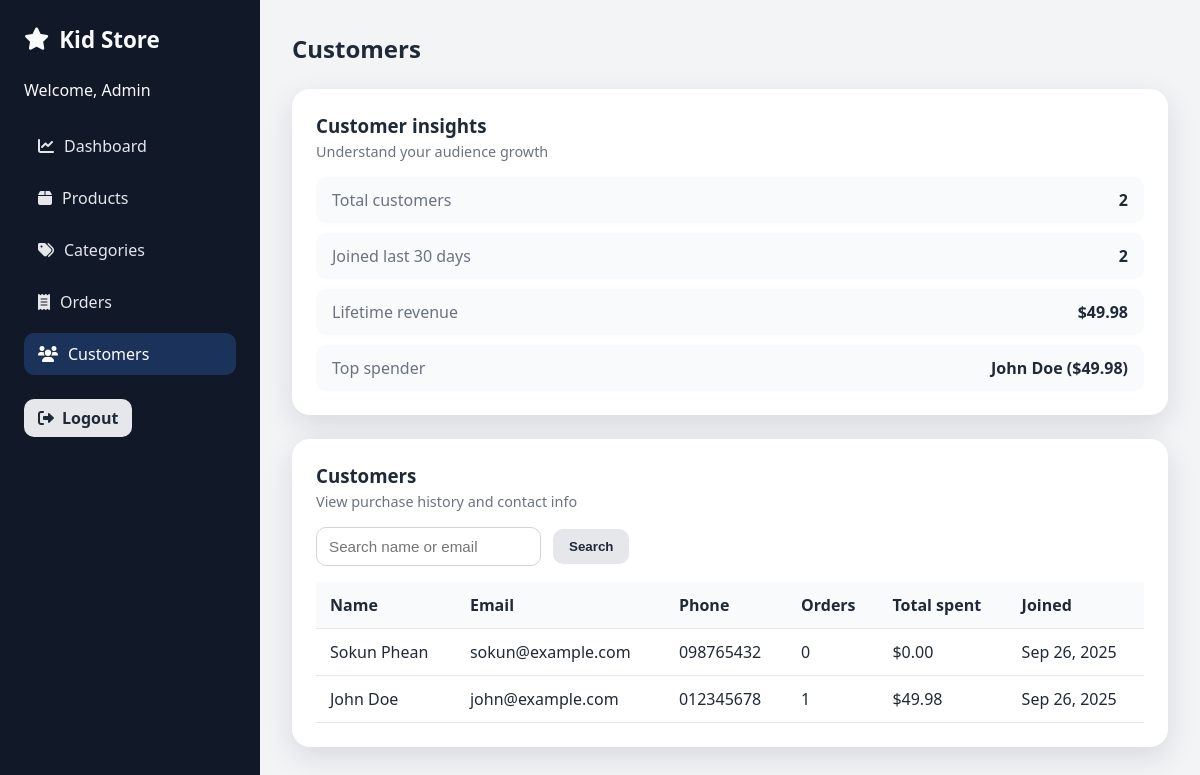
Page /backend/customers.php (signed in) on the committed database.
### tables this page shows
CREATE TABLE IF NOT EXISTS `tbl_users` (
  `user_id` int NOT NULL AUTO_INCREMENT,
  `name` varchar(100) NOT NULL,
  `email` varchar(100) NOT NULL,
  `password` varchar(255) NOT NULL,
  `phone` varchar(20) DEFAULT NULL,
  `address` text,
  `is_admin` tinyint(1) DEFAULT '0',
  `created_at` timestamp NULL DEFAULT CURRENT_TIMESTAMP,
  `updated_at` timestamp NULL DEFAULT CURRENT_TIMESTAMP ON UPDATE CURRENT_TIMESTAMP,
  PRIMARY KEY (`user_id`),
  UNIQUE KEY `email` (`email`)
);

### backend/customers.php (called while the page is built)
<?php
require __DIR__ . '/pages/customers.php';

### includes/admin.php (called while the page is built, shortened)
<?php
function kidstore_admin_customer_glance(): array
{
    $pdo = kidstore_get_pdo();
    $row = $pdo->query(
        'SELECT COUNT(*) AS total,
                SUM(CASE WHEN created_at >= DATE_SUB(NOW(), INTERVAL 30 DAY) THEN 1 ELSE 0 END) AS new_customers,
                COALESCE(SUM(total_spent), 0) AS gross_revenue
         FROM (
            SELECT u.user_id, u.created_at,
                   COALESCE(SUM(o.total_price), 0) AS total_spent
            FROM tbl_users u
            LEFT JOIN tbl_orders o ON o.user_id = u.user_id
            WHERE u.is_admin = 0
            GROUP BY u.user_id, u.created_at
         ) AS stats'
    )->fetch() ?: [
        'total' => 0,
        'new_customers' => 0,
        'gross_revenue' => 0,
    ];
    return [
        'total' => (int) $row['total'],
        'new_customers' => (int) $row['new_customers'],
        'gross_revenue' => (float) $row['gross_revenue'],
    ];
}

### backend/pages/customers.php (the view, shortened to what this page needs)
<?php
$search = trim((string)($_GET['q'] ?? ''));
$pdo = kidstore_get_pdo();
$customers = $pdo->query('SELECT u.user_id, u.name, u.email, u.phone, u.created_at, COUNT(o.order_id) AS orders_count, COALESCE(SUM(o.total_price), 0) AS total_spent FROM tbl_users u LEFT JOIN tbl_orders o ON o.user_id = u.user_id WHERE u.is_admin = 0 GROUP BY u.user_id ORDER BY u.created_at DESC')->fetchAll();
$glance = kidstore_admin_customer_glance();
$topCustomer = null;
if ($customers) {
    $topCustomer = $customers[0];
    foreach ($customers as $candidate) {
        if ((float) $candidate['total_spent'] > (float) $topCustomer['total_spent']) {
            $topCustomer = $candidate;
        }
    }
}
include __DIR__ . '/../includes/header.php';
?>
<div class="admin-card">
    <div class="card-header">
        <div>
            <h3>Customer insights</h3>
            <p class="card-subtitle">Understand your audience growth</p>
        </div>
    </div>
    <ul class="insight-list">
        <li><span>Total customers</span><strong><?= number_format($glance['total']) ?></strong></li>
        <li><span>Joined last 30 days</span><strong><?= number_format($glance['new_customers']) ?></strong></li>
        <li><span>Lifetime revenue</span><strong>$<?= number_format((float) $glance['gross_revenue'], 2) ?></strong></li>
        <?php if ($topCustomer): ?>
            <li><span>Top spender</span><strong><?= htmlspecialchars($topCustomer['name'] ?? 'Unknown') ?> ($<?= number_format((float) $topCustomer['total_spent'], 2) ?>)</strong></li>
        <?php endif; ?>
    </ul>
</div>
<div class="admin-card">
    <div class="card-header">
        <div>
            <h3>Customers</h3>
            <p class="card-subtitle">View purchase history and contact info</p>
        </div>
    </div>
    <form method="get" class="form-inline" style="margin-bottom:16px;">
        <input type="text" name="q" value="<?= htmlspecialchars($search) ?>" placeholder="Search name or email" class="input-control" />
        <button class="button secondary" type="submit">Search</button>
    </form>
    <?php if ($customers): ?>
        <table class="table">
            <thead>
                <tr>
                    <th>Name</th>
                    <th>Email</th>
                    <th>Phone</th>
                    <th>Orders</th>
                    <th>Total spent</th>
                    <th>Joined</th>
                </tr>
            </thead>
            <tbody>
                <?php foreach ($customers as $customer): ?>
                    <tr>
                        <td><?= htmlspecialchars($customer['name']) ?></td>
                        <td><?= htmlspecialchars($customer['email']) ?></td>
                        <td><?= htmlspecialchars($customer['phone'] ?? '—') ?></td>
                        <td><?= (int) $customer['orders_count'] ?></td>
                        <td>$<?= number_format((float) $customer['total_spent'], 2) ?></td>
                        <td><?= date('M j, Y', strtotime((string) $customer['created_at'])) ?></td>
                    </tr>
                <?php endforeach; ?>
            </tbody>
        </table>
    <?php endif; ?>
</div>
<?php include __DIR__ . '/../includes/footer.php'; ?>

### backend/assets/admin.css (style rules this page uses)
* { box-sizing: border-box; }
body { margin: 0; font-family: 'Segoe UI', Arial, sans-serif; background: #f3f4f6; color: #1f2937; }
.admin-card { background: #fff; border-radius: 18px; padding: 24px; box-shadow: 0 10px 30px rgba(15, 23, 42, 0.12); margin-bottom: 24px; }
.table { width: 100%; border-collapse: collapse; }
.table th, .table td { padding: 12px 14px; text-align: left; border-bottom: 1px solid #e5e7eb; }
.table th { background: #f9fafb; font-weight: 600; }
.button { display: inline-flex; align-items: center; gap: 8px; padding: 10px 16px; border-radius: 10px; border: none; cursor: pointer; font-weight: 600; text-decoration: none; transition: transform 0.2s ease; }
.button.secondary { background: #e5e7eb; color: #1f2937; }
.card-header { display: flex; justify-content: space-between; align-items: flex-start; gap: 16px; margin-bottom: 16px; flex-wrap: wrap; }
.card-header h3 { margin: 0; }
.card-subtitle { margin: 4px 0 0; color: #6b7280; font-size: 0.9rem; }
.form-inline { margin-bottom: 24px; display: flex; gap: 12px; align-items: center; flex-wrap: wrap; }
.input-control { padding: 10px 12px; border-radius: 10px; border: 1px solid #d1d5db; font-size: 0.95rem; }
.insight-list { list-style: none; padding: 0; margin: 0; display: grid; gap: 10px; }
.insight-list li { display: flex; justify-content: space-between; align-items: center; background: #f8fafc; padding: 12px 16px; border-radius: 10px; font-weight: 600; }
.insight-list li span { color: #6b7280; font-weight: 500; }

### rows in the picture
tbl_users: name "John Doe", email "john@example.com", phone "012345678", orders_count "1", total_spent "49.98", created_at "Sep 26, 2025"
tbl_users: name "Sokun Phean", email "sokun@example.com", phone "098765432", orders_count "0", total_spent "0.00", created_at "Sep 26, 2025"

### other values in the picture
$adminName "Admin"
$pageTitle "Customers"
$glance['total'] "2"
$glance['new_customers'] "2"
$glance['gross_revenue'] "49.98"
$topCustomer['total_spent'] "49.98"
